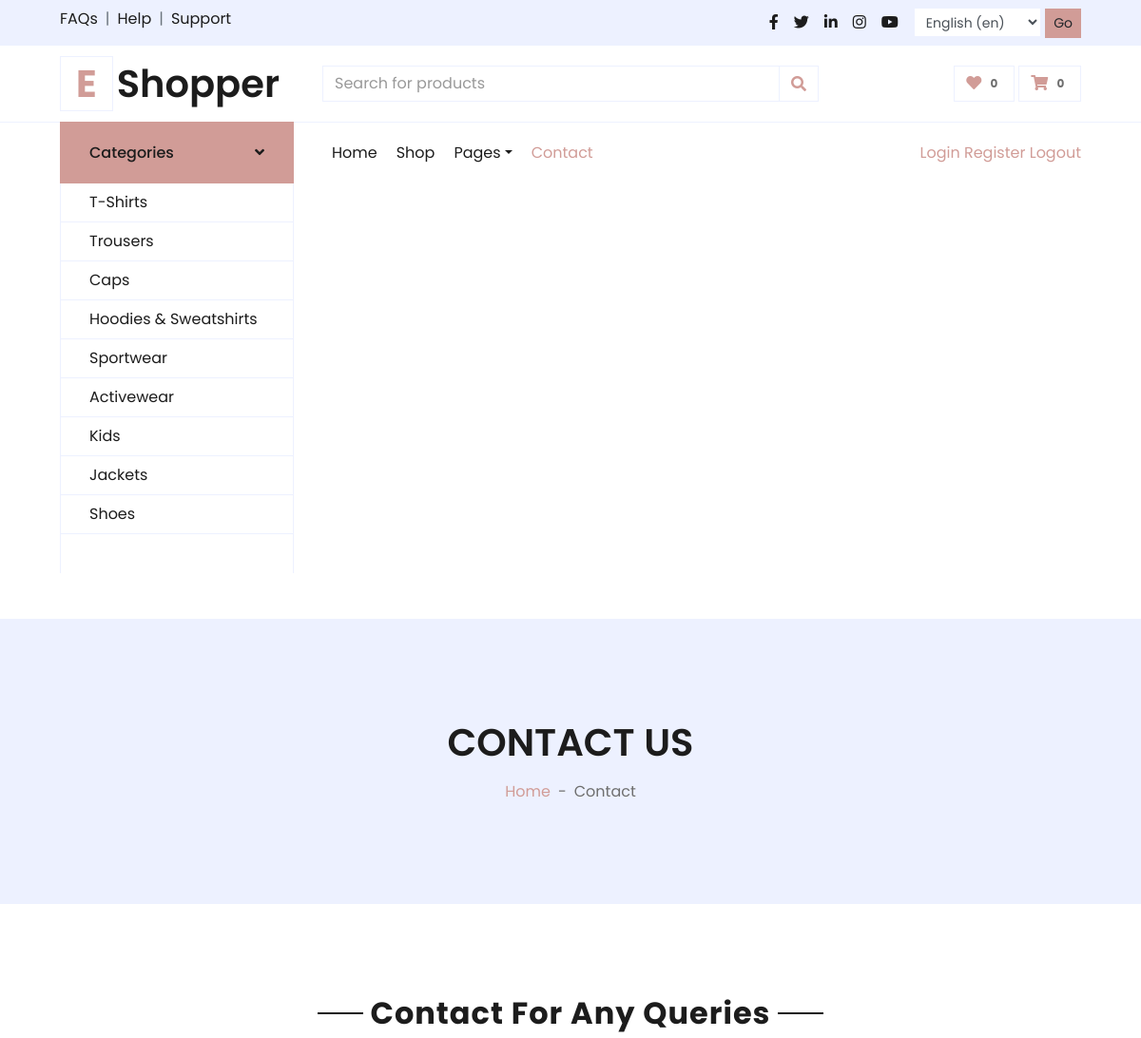
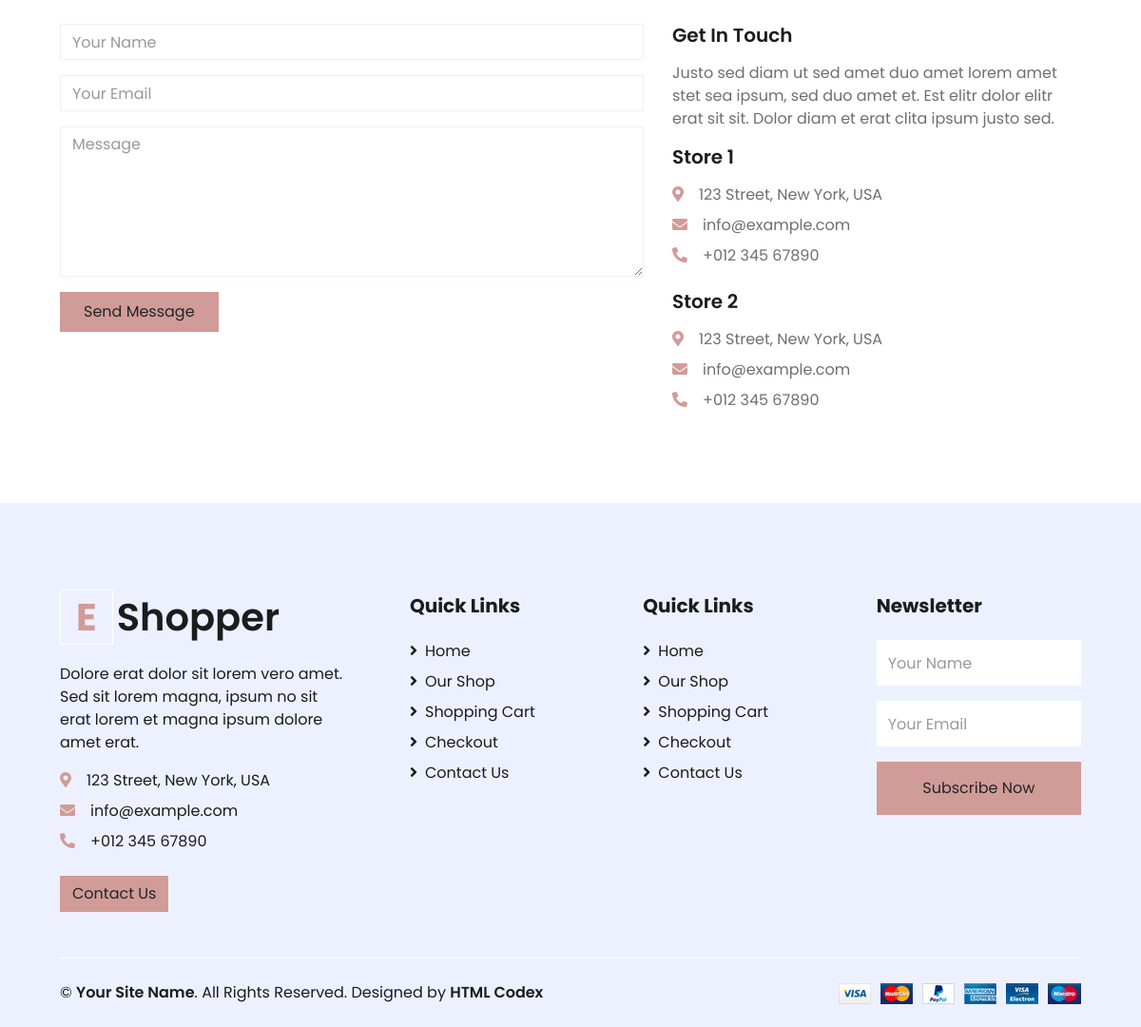
The page /en/contact/ (signed in) on the database its author committed (2 pictures, top to bottom).
### main/models.py (models this page shows, shortened)
class Category(models.Model):
    name = models.CharField('Category name', max_length=60)

class Info(models.Model):
    text = models.TextField('Info text')
    address = models.TextField(max_length=60)
    phone = models.CharField(max_length=60)
    email = models.EmailField()

### main/views.py (the view)
# urls.py: path('contact/', views.contact, name='contact'),
def contact(request):
    if request.method == 'POST':
        name = request.POST.get('name')
        email = request.POST.get('email')
        message = request.POST.get('message')
        Contact.objects.create(name=name, email=email, text=message)
        return redirect('contact')
    info = Info.objects.first()
    category_list = Category.objects.all()
    cart_list = Cart.objects.filter(user=request.user) if request.user.is_authenticated else []
    cart_list_count = get_items_count_in_cart(request.user)[0]
    return render(request, 'contact.html', context={
        'nav_item': 'contact',
        'category_list': category_list,
        'cart_list_count':cart_list_count,
        'cart_list': cart_list,
        'info': info
    })

### main/views.py (called while the page is built)
def get_items_count_in_cart(user=None):
    count_sum = 0
    price_sum = 0
    if user and user.is_authenticated:
        cart_items = Cart.objects.filter(user=user)
    else:
        cart_items = Cart.objects.none()
    for item in cart_items:
        count_sum += item.count
        price_sum += item.total_price
    return [count_sum, price_sum]

### main/templates/contact.html (shortened to what this page needs)
{% extends 'base.html' %}
{% block body %}
    <div class="container-fluid bg-secondary mb-5">
        <div class="d-flex flex-column align-items-center justify-content-center" style="min-height: 300px">
            <h1 class="font-weight-semi-bold text-uppercase mb-3">Contact Us</h1>
            <div class="d-inline-flex">
                <p class="m-0"><a href="{% url 'index' %}">Home</a></p>
                <p class="m-0 px-2">-</p>
                <p class="m-0">Contact</p>
            </div>
        </div>
    </div>
    <div class="container-fluid pt-5">
        <div class="text-center mb-4">
            <h2 class="section-title px-5"><span class="px-2">Contact For Any Queries</span></h2>
        </div>
        <div class="row px-xl-5">
            <div class="col-lg-7 mb-5">
                <div class="contact-form">
                    <form name="sentMessage" id="contactForm" novalidate="novalidate" method="post">
                        <div class="control-group">
                            <input type="text" class="form-control" id="name" placeholder="Your Name"
                                required="required" data-validation-required-message="Please enter your name" />
                        </div>
                        <div class="control-group">
                            <input type="email" class="form-control" id="email" placeholder="Your Email"
                                required="required" data-validation-required-message="Please enter your email" />
                        </div>
                        <div class="control-group">
                            <textarea class="form-control" rows="6" id="message" placeholder="Message"
                                required="required"
                                data-validation-required-message="Please enter your message"></textarea>
                        </div>
                        <div>
                            <button class="btn btn-primary py-2 px-4" type="submit" id="sendMessageButton">Send
                                Message</button>
                        </div>
                    </form>
                </div>
            </div>
            <div class="col-lg-5 mb-5">
                <h5 class="font-weight-semi-bold mb-3">Get In Touch</h5>
                <p>Justo sed diam ut sed amet duo amet lorem amet stet sea ipsum, sed duo amet et. Est elitr dolor elitr erat sit sit. Dolor diam et erat clita ipsum justo sed.</p>
                <div class="d-flex flex-column mb-3">
                    <h5 class="font-weight-semi-bold mb-3">Store 1</h5>
                    <p class="mb-2"><i class="fa fa-map-marker-alt text-primary mr-3"></i>123 Street, New York, USA</p>
                    <p class="mb-2"><i class="fa fa-envelope text-primary mr-3"></i>info@example.com</p>
                    <p class="mb-2"><i class="fa fa-phone-alt text-primary mr-3"></i>+012 345 67890</p>
                </div>
                <div class="d-flex flex-column">
                    <h5 class="font-weight-semi-bold mb-3">Store 2</h5>
                    <p class="mb-2"><i class="fa fa-map-marker-alt text-primary mr-3"></i>123 Street, New York, USA</p>
                    <p class="mb-2"><i class="fa fa-envelope text-primary mr-3"></i>info@example.com</p>
                    <p class="mb-0"><i class="fa fa-phone-alt text-primary mr-3"></i>+012 345 67890</p>
                </div>
            </div>
        </div>
    </div>
{% endblock %}

### main/templates/base.html (shortened to what this page needs)
{% load i18n %}
{% load static %}
<!DOCTYPE html>
<html lang="en">
<head>
    <link href="https://cdnjs.cloudflare.com/ajax/libs/font-awesome/5.10.0/css/all.min.css" rel="stylesheet">
    <link href="{% static 'lib/owlcarousel/assets/owl.carousel.min.css' %}" rel="stylesheet">
    <link href="{% static 'css/style.css' %}" rel="stylesheet">
</head>
<body>
<div class="container-fluid">
    <div class="row bg-secondary py-2 px-xl-5">
        <div class="col-lg-6 d-none d-lg-block">
            <div class="d-inline-flex align-items-center">
                <a class="text-dark" href="{% url 'contact' %}">FAQs</a>
                <span class="text-muted px-2">|</span>
                <a class="text-dark" href="{% url 'contact' %}">Help</a>
                <span class="text-muted px-2">|</span>
                <a class="text-dark" href="{% url 'contact' %}">Support</a>
            </div>
        </div>
        <div class="col-lg-6 text-center text-lg-right">
            <div class="d-inline-flex align-items-center">
                <a class="text-dark px-2" href="https://www.facebook.com/?locale=ru_RU">
                    <i class="fab fa-facebook-f"></i>
                </a>
                <a class="text-dark px-2" href="https://x.com/">
                    <i class="fab fa-twitter"></i>
                </a>
                <a class="text-dark px-2" href="https://www.linkedin.com/">
                    <i class="fab fa-linkedin-in"></i>
                </a>
                <a class="text-dark px-2" href="https://www.instagram.com/">
                    <i class="fab fa-instagram"></i>
                </a>
                <a class="text-dark pl-2" href="https://www.youtube.com/">
                    <i class="fab fa-youtube"></i>
                </a>
                <form action="{% url 'set_language' %}" method="post" class="ml-3">{% csrf_token %}
                    <select name="language" class="form-control form-control-sm d-inline-block w-auto">
                        {% get_current_language as LANGUAGE_CODE %}
                        {% get_available_languages as LANGUAGES %}
                        {% get_language_info_list for LANGUAGES as languages %}
                        {% for language in languages %}
                        <option value="{{ language.code }}"{% if language.code == LANGUAGE_CODE %} selected{% endif %}>
                            {{ language.name_local }} ({{ language.code }})
                        </option>
                        {% endfor %}
                    </select>
                    <input type="submit" value="Go" class="btn btn-sm btn-primary">
                </form>
            </div>
        </div>
    </div>
    <div class="row align-items-center py-3 px-xl-5">
        <div class="col-lg-3 d-none d-lg-block">
            <a href="" class="text-decoration-none">
                <h1  class="m-0 display-5 font-weight-semi-bold"><span class="text-primary font-weight-bold border px-3 mr-1">E</span>Shopper</h1>
            </a>
        </div>
        <div class="col-lg-6 col-6 text-left">
            <form action="{% url 'shop' %}" method="GET">
                <div class="input-group">
                    <input type="text" class="form-control" name="search" placeholder="Search for products" value="{{ request.GET.search }}">
                    <div class="input-group-append">
                        <button type="submit" class="input-group-text bg-transparent text-primary">
                            <i class="fa fa-search"></i>
                        </button>
                    </div>
                </div>
            </form>
        </div>
        <div class="col-lg-3 col-6 text-right">
            <a href="" class="btn border">
                <i class="fas fa-heart text-primary"></i>
                <span class="badge">0</span>
            </a>
            <a href="{% url 'cart' %}" class="btn border">
                <i class="fas fa-shopping-cart text-primary"></i>
                <span class="badge">{{ cart_list.count }}</span>
            </a>
        </div>
    </div>
</div>
    <div class="container-fluid mb-5">
        <div class="row border-top px-xl-5">
            <div class="col-lg-3 d-none d-lg-block">
                <a class="btn shadow-none d-flex align-items-center justify-content-between bg-primary text-white w-100" data-toggle="collapse" href="#navbar-vertical" style="height: 65px; margin-top: -1px; padding: 0 30px;">
                    <h6 class="m-0">Categories</h6>
                    <i class="fa fa-angle-down text-dark"></i>
                </a>
                <nav class="collapse show navbar navbar-vertical navbar-light align-items-start p-0 border border-top-0 border-bottom-0" id="navbar-vertical">
                    <div class="navbar-nav w-100 overflow-hidden" style="height: 410px">
                        {% for i in category_list %}
                            <a href="{% url 'shop_filter' i.id %}" class="nav-item nav-link">{{ i.name }}</a>
                        {% endfor %}
                </nav>
            </div>
            <div class="col-lg-9">
                <nav class="navbar navbar-expand-lg bg-light navbar-light py-3 py-lg-0 px-0">
                    <div class="collapse navbar-collapse justify-content-between" id="navbarCollapse">
                        <div class="navbar-nav mr-auto py-0">
                            <a href="{% url 'index' %}" class="nav-item nav-link {% if nav_item == 'index' %}active{% endif %}">Home</a>
                            <a href="{% url 'shop' %}" class="nav-item nav-link {% if nav_item == 'shop' %}active{% endif %}">Shop</a>
                            <div class="nav-item dropdown">
                                <a href="#" class="nav-link dropdown-toggle {% if nav_item == 'cart' or nav_item == 'checkout' %}active{% endif %}" data-toggle="dropdown">Pages</a>
                            </div>
                            <a href="{% url 'contact' %}" class="nav-item nav-link {% if nav_item == 'contact' %}active{% endif %}">Contact</a>
                        </div>
                        <div class="auth-links">
                            <a href="{% url 'login' %}" class="login-btn">Login</a>
                            <a href="{% url 'register' %}" class="register-btn">Register</a>
                            {% if user.is_authenticated %}
                                <a href="{% url 'logout' %}" class="logout-btn">Logout</a>
                            {% endif %}
                        </div>
                    </div>
                </nav>
            </div>
        </div>
    </div>
    {% block body %}{% endblock %}
    <div class="container-fluid bg-secondary text-dark mt-5 pt-5">
        <div class="row px-xl-5 pt-5">
            <div class="col-lg-4 col-md-12 mb-5 pr-3 pr-xl-5">
                <a href="" class="text-decoration-none">
                    <h1 class="mb-4 display-5 font-weight-semi-bold">
                        <span class="text-primary font-weight-bold border border-white px-3 mr-1">E</span>Shopper
                    </h1>
                </a>
                <p>{{ info.text }}</p>
                <p  class="mb-2"><i class="fa fa-map-marker-alt text-primary mr-3"></i>{{ info.address }}</p>
                <p class="mb-2"><i class="fa fa-envelope text-primary mr-3"></i>{{ info.email }}</p>
                <p class="mb-2"><i class="fa fa-phone-alt text-primary mr-3"></i>{{ info.phone }}</p>
                <a href="{% url 'contact' %}" class="btn btn-primary mt-3">Contact Us</a>
            </div>
            <div class="col-lg-8 col-md-12">
                <div class="row">
                    <div class="col-md-4 mb-5">
                        <h5 class="font-weight-bold text-dark mb-4">Quick Links</h5>
                        <div class="d-flex flex-column justify-content-start">
                            <a class="text-dark mb-2" href="{% url 'index' %}"><i class="fa fa-angle-right mr-2"></i>Home</a>
                            <a class="text-dark mb-2" href="{% url 'shop' %}"><i class="fa fa-angle-right mr-2"></i>Our Shop</a>
                            <a class="text-dark mb-2" href="{% url 'cart' %}"><i class="fa fa-angle-right mr-2"></i>Shopping Cart</a>
                            <a class="text-dark mb-2" href="{% url 'checkout' %}"><i class="fa fa-angle-right mr-2"></i>Checkout</a>
                            <a class="text-dark" href="{% url 'contact' %}"><i class="fa fa-angle-right mr-2"></i>Contact Us</a>
                        </div>
                    </div>
                    <div class="col-md-4 mb-5">
                        <h5 class="font-weight-bold text-dark mb-4">Quick Links</h5>
                        <div class="d-flex flex-column justify-content-start">
                            <a class="text-dark mb-2" href="{% url 'index' %}"><i class="fa fa-angle-right mr-2"></i>Home</a>
                            <a class="text-dark mb-2" href="{% url 'shop' %}"><i class="fa fa-angle-right mr-2"></i>Our Shop</a>
                            <a class="text-dark mb-2" href="{% url 'cart' %}"><i class="fa fa-angle-right mr-2"></i>Shopping Cart</a>
                            <a class="text-dark mb-2" href="{% url 'checkout' %}"><i class="fa fa-angle-right mr-2"></i>Checkout</a>
                            <a class="text-dark" href="{% url 'contact' %}"><i class="fa fa-angle-right mr-2"></i>Contact Us</a>
                        </div>
                    </div>
                    <div class="col-md-4 mb-5">
                        <h5 class="font-weight-bold text-dark mb-4">Newsletter</h5>
                        <form action="">
                            <div class="form-group">
                                <input type="text" class="form-control border-0 py-4" placeholder="Your Name" required="required" />
                            </div>
                            <div class="form-group">
                                <input type="email" class="form-control border-0 py-4" placeholder="Your Email"
                                    required="required" />
                            </div>
                            <div>
                                <button class="btn btn-primary btn-block border-0 py-3" type="submit">Subscribe Now</button>
                            </div>
                        </form>
                    </div>
                </div>
            </div>
        </div>
        <div class="row border-top border-light mx-xl-5 py-4">
            <div class="col-md-6 px-xl-0">
                <p class="mb-md-0 text-center text-md-left text-dark">
                    &copy; <a class="text-dark font-weight-semi-bold" href="#">Your Site Name</a>. All Rights Reserved. Designed
                    by
                    <a class="text-dark font-weight-semi-bold" href="https://htmlcodex.com">HTML Codex</a>
                </p>
            </div>
            <div class="col-md-6 px-xl-0 text-center text-md-right">
                <img class="img-fluid" src="img/payments.png" alt="">
            </div>
        </div>
    </div>
</body>
</html>

### rows shown on the page
Category: name "T-Shirts"
Category: name "Trousers"
Category: name "Caps"
Category: name "Hoodies & Sweatshirts"
Category: name "Sportwear"
Category: name "Activewear"
Category: name "Kids"
Category: name "Jackets"
Category: name "Shoes"
Info: text "Dolore erat dolor sit lorem vero amet. Sed sit lorem magna, ipsum no sit erat lorem et magna ipsum dolore amet erat.", address "123 Street, New York, USA", email "info@example.com", phone "+012 345 67890"

### other values the page prints
{{ cart_list.count }} "0"
form field language "English (en)"
